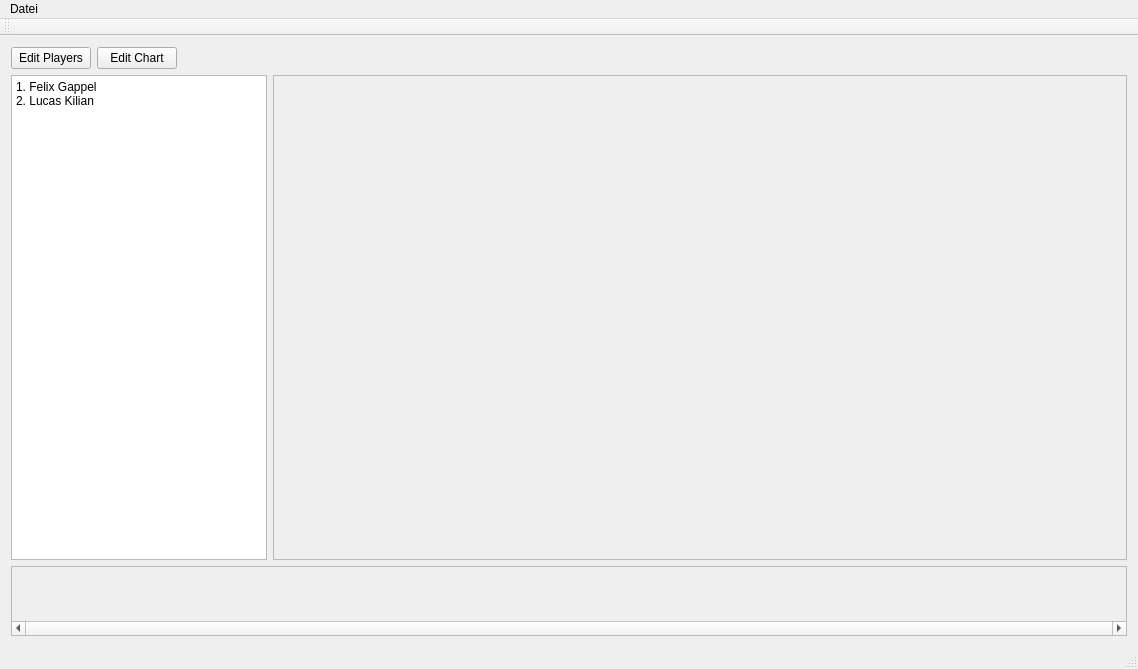
<?xml version="1.0" encoding="UTF-8"?>
<ui version="4.0">
 <class>MainWindow</class>
 <widget class="QMainWindow" name="MainWindow">
  <property name="geometry">
   <rect>
    <x>0</x>
    <y>0</y>
    <width>1138</width>
    <height>669</height>
   </rect>
  </property>
  <property name="windowTitle">
   <string>MainWindow</string>
  </property>
  <widget class="QWidget" name="centralWidget">
   <layout class="QVBoxLayout" name="verticalLayout">
    <item>
     <layout class="QHBoxLayout" name="horizontalLayout_2">
      <item>
       <widget class="QPushButton" name="playerEditButton">
        <property name="text">
         <string>Edit Players</string>
        </property>
       </widget>
      </item>
      <item>
       <widget class="QPushButton" name="chartEditButton">
        <property name="text">
         <string>Edit Chart</string>
        </property>
       </widget>
      </item>
      <item>
       <spacer name="horizontalSpacer">
        <property name="orientation">
         <enum>Qt::Horizontal</enum>
        </property>
        <property name="sizeHint" stdset="0">
         <size>
          <width>40</width>
          <height>20</height>
         </size>
        </property>
       </spacer>
      </item>
     </layout>
    </item>
    <item>
     <layout class="QHBoxLayout" name="tableHBoxLayout">
      <item>
       <widget class="QPlainTextEdit" name="nameDisplay">
        <property name="sizePolicy">
         <sizepolicy hsizetype="Minimum" vsizetype="Expanding">
          <horstretch>0</horstretch>
          <verstretch>0</verstretch>
         </sizepolicy>
        </property>
        <property name="readOnly">
         <bool>true</bool>
        </property>
        <property name="plainText">
         <string>1. Felix Gappel
2. Lucas Kilian
</string>
        </property>
       </widget>
      </item>
      <item>
       <widget class="QScrollArea" name="chartScrollArea">
        <property name="widgetResizable">
         <bool>true</bool>
        </property>
        <widget class="QWidget" name="chartScrollAreaWidgetContents">
         <property name="geometry">
          <rect>
           <x>0</x>
           <y>0</y>
           <width>854</width>
           <height>483</height>
          </rect>
         </property>
         <layout class="QVBoxLayout" name="verticalLayout_2">
          <item>
           <widget class="QWidget" name="chartDisplay" native="true">
            <property name="sizePolicy">
             <sizepolicy hsizetype="Expanding" vsizetype="Preferred">
              <horstretch>0</horstretch>
              <verstretch>0</verstretch>
             </sizepolicy>
            </property>
           </widget>
          </item>
         </layout>
        </widget>
       </widget>
      </item>
     </layout>
    </item>
    <item>
     <widget class="QScrollArea" name="matchScrollArea">
      <property name="sizePolicy">
       <sizepolicy hsizetype="Expanding" vsizetype="Minimum">
        <horstretch>0</horstretch>
        <verstretch>0</verstretch>
       </sizepolicy>
      </property>
      <property name="horizontalScrollBarPolicy">
       <enum>Qt::ScrollBarAlwaysOn</enum>
      </property>
      <property name="widgetResizable">
       <bool>true</bool>
      </property>
      <property name="alignment">
       <set>Qt::AlignHCenter|Qt::AlignTop</set>
      </property>
      <widget class="QWidget" name="scrollAreaWidgetContents">
       <property name="geometry">
        <rect>
         <x>0</x>
         <y>0</y>
         <width>1118</width>
         <height>54</height>
        </rect>
       </property>
       <property name="minimumSize">
        <size>
         <width>0</width>
         <height>0</height>
        </size>
       </property>
       <layout class="QHBoxLayout" name="horizontalLayout_3"/>
      </widget>
     </widget>
    </item>
   </layout>
  </widget>
  <widget class="QMenuBar" name="menuBar">
   <property name="geometry">
    <rect>
     <x>0</x>
     <y>0</y>
     <width>1138</width>
     <height>20</height>
    </rect>
   </property>
   <widget class="QMenu" name="menuDatei">
    <property name="title">
     <string>Datei</string>
    </property>
    <addaction name="actionOeffnen"/>
    <addaction name="actionSpeichern"/>
    <addaction name="actionExportieren"/>
   </widget>
   <addaction name="menuDatei"/>
  </widget>
  <widget class="QToolBar" name="mainToolBar">
   <attribute name="toolBarArea">
    <enum>TopToolBarArea</enum>
   </attribute>
   <attribute name="toolBarBreak">
    <bool>false</bool>
   </attribute>
  </widget>
  <widget class="QStatusBar" name="statusBar"/>
  <action name="actionOeffnen">
   <property name="text">
    <string>Öffnen</string>
   </property>
  </action>
  <action name="actionSpeichern">
   <property name="text">
    <string>Speichern</string>
   </property>
  </action>
  <action name="actionExportieren">
   <property name="text">
    <string>Exportieren</string>
   </property>
  </action>
 </widget>
 <layoutdefault spacing="6" margin="11"/>
 <resources/>
 <connections/>
</ui>
